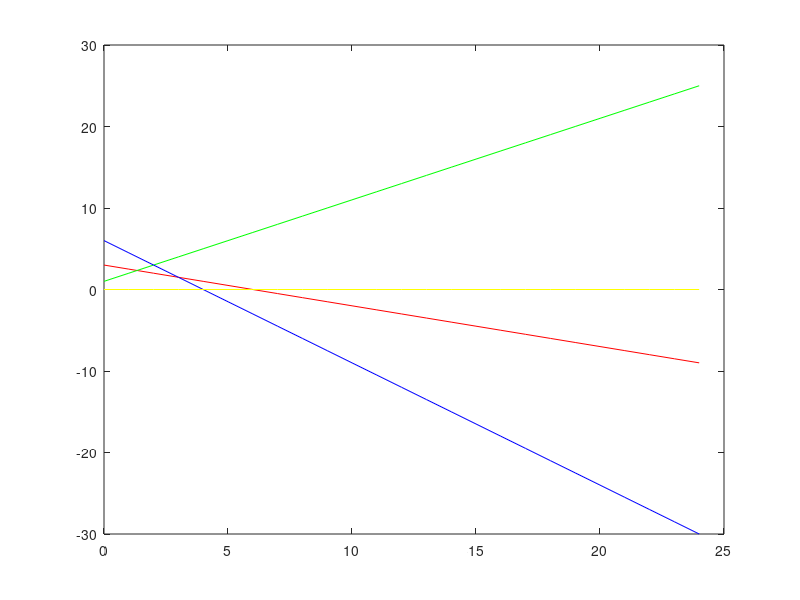

This chart was generated by the following MATLAB code:
% max 5x1+4x2
% 6x1+4x2<=24
% x1+2x2<=6
% -x1+x2<=1
% x1,x2>=0
a=[1 2;-1 1;6 4;1 0;0 1];
b=[6;1;24;0;0];
c=[5 4];
y=0:1:max(b);
%% plotting graph
x21=(b(1)-a(1,1).*y)/a(1,2);
x22=(b(2)-a(2,1).*y)/a(2,2);
x23=(b(3)-a(3,1).*y)/a(3,2);
x24=(b(4)-a(4,1).*y)/a(4,2);
x25=(b(5)-a(5,1).*y)/a(5,2);
plot(y,x21,'r',y,x22,'g',y,x23,'b',y,x24,'m',y,x25,'y');
pt=[];
for i=1:size(a,1)
    for j=i+1:size(a,1)
        a1=a([i j],:);
        b1=b([i j],:);
        x=inv(a1)*b1;
        pt=[pt x];
    end
end
pt=pt';
%% check feasibility
for i=1:size(pt,1)
    const1(i)=a(1,1)*pt(i,1)+a(1,2)*pt(i,2)-b(1);
    const2(i)=a(2,1)*pt(i,1)+a(2,2)*pt(i,2)-b(2);
    const3(i)=a(3,1)*pt(i,1)+a(3,2)*pt(i,2)-b(3);
    const4(i)=a(4,1)*pt(i,1);
    const5(i)=a(5,2)*pt(i,2);
end
s1 = pt(find(const1<=0),:);
s2 = pt(find(const2<=0),:);
s3 = pt(find(const3<=0),:);
s4 = pt(find(const4>=0),:);
s5 = pt(find(const5>=0),:);
feasible = intersect(s1,s2,'rows');
feasible = intersect(feasible,s3,'rows');
feasible = intersect(feasible,s4,'rows');
feasible = intersect(feasible,s5,'rows');
%% finding objective
value = feasible*c';
%% optimizing
[max_value,max_index] = max(value);
fprintf('max value is %d at x,y = %d,%d',max_value,feasible(max_index,1),feasible(max_index,2));
